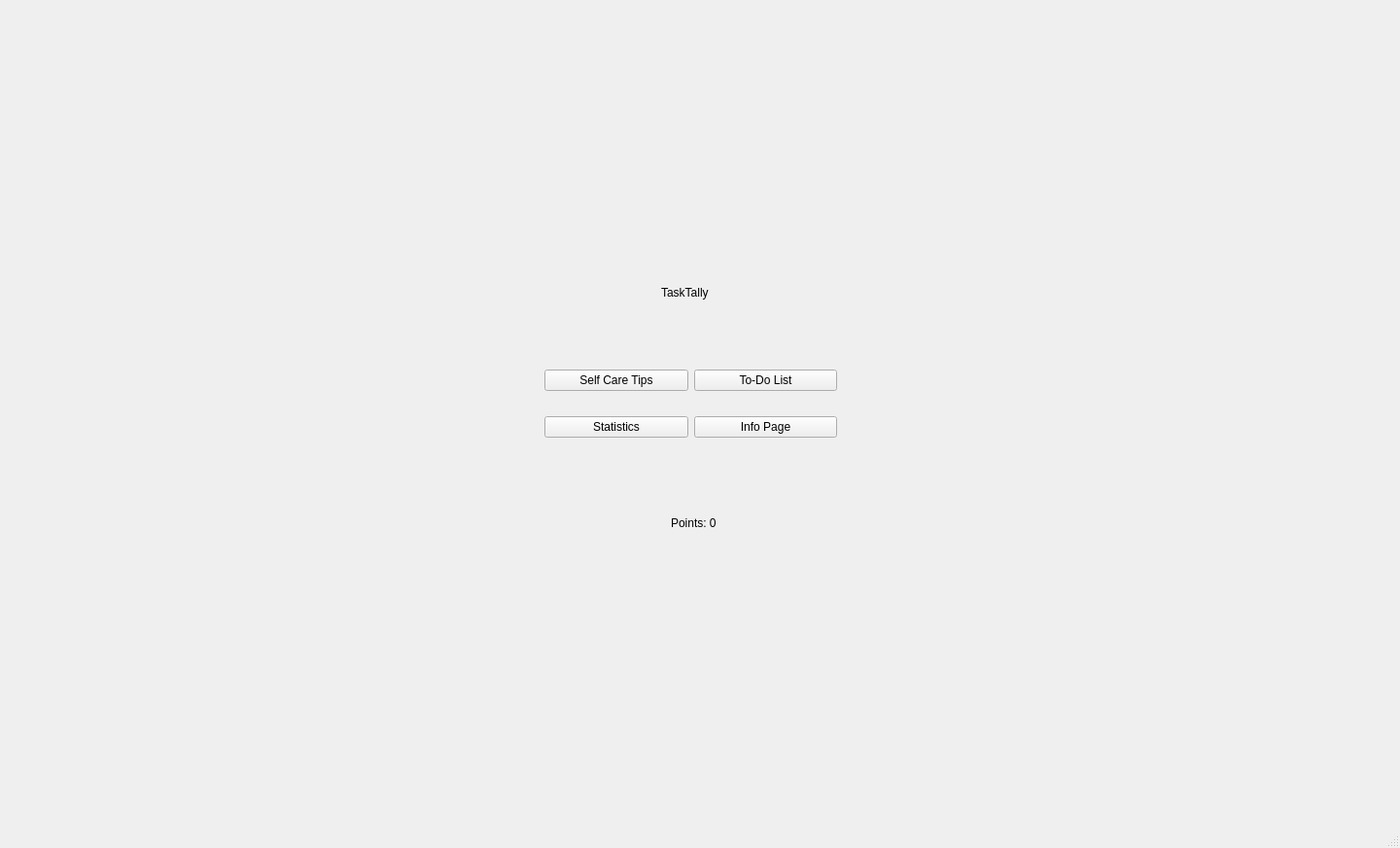
<?xml version="1.0" encoding="UTF-8"?>
<ui version="4.0">
 <class>MainWindow</class>
 <widget class="QMainWindow" name="MainWindow">
  <property name="geometry">
   <rect>
    <x>0</x>
    <y>0</y>
    <width>1440</width>
    <height>872</height>
   </rect>
  </property>
  <property name="windowTitle">
   <string>MainWindow</string>
  </property>
  <widget class="QWidget" name="centralwidget">
   <widget class="QWidget" name="gridLayoutWidget">
    <property name="geometry">
     <rect>
      <x>560</x>
      <y>360</y>
      <width>301</width>
      <height>111</height>
     </rect>
    </property>
    <layout class="QGridLayout" name="gridLayout">
     <item row="1" column="0">
      <widget class="QPushButton" name="openStatsButton">
       <property name="text">
        <string>Statistics</string>
       </property>
      </widget>
     </item>
     <item row="0" column="0">
      <widget class="QPushButton" name="openSelfCareButton">
       <property name="text">
        <string>Self Care Tips</string>
       </property>
      </widget>
     </item>
     <item row="0" column="1">
      <widget class="QPushButton" name="openTasksButton">
       <property name="text">
        <string>To-Do List</string>
       </property>
      </widget>
     </item>
     <item row="1" column="1">
      <widget class="QPushButton" name="openInfoButton">
       <property name="text">
        <string>Info Page</string>
       </property>
      </widget>
     </item>
    </layout>
   </widget>
   <widget class="QLabel" name="label">
    <property name="geometry">
     <rect>
      <x>680</x>
      <y>280</y>
      <width>61</width>
      <height>41</height>
     </rect>
    </property>
    <property name="text">
     <string>TaskTally</string>
    </property>
   </widget>
   <widget class="QLabel" name="label_2">
    <property name="geometry">
     <rect>
      <x>690</x>
      <y>530</y>
      <width>60</width>
      <height>16</height>
     </rect>
    </property>
    <property name="text">
     <string>Points: 0</string>
    </property>
   </widget>
  </widget>
  <widget class="QMenuBar" name="menubar">
   <property name="geometry">
    <rect>
     <x>0</x>
     <y>0</y>
     <width>1440</width>
     <height>24</height>
    </rect>
   </property>
  </widget>
  <widget class="QStatusBar" name="statusbar"/>
 </widget>
 <resources/>
 <connections/>
</ui>
